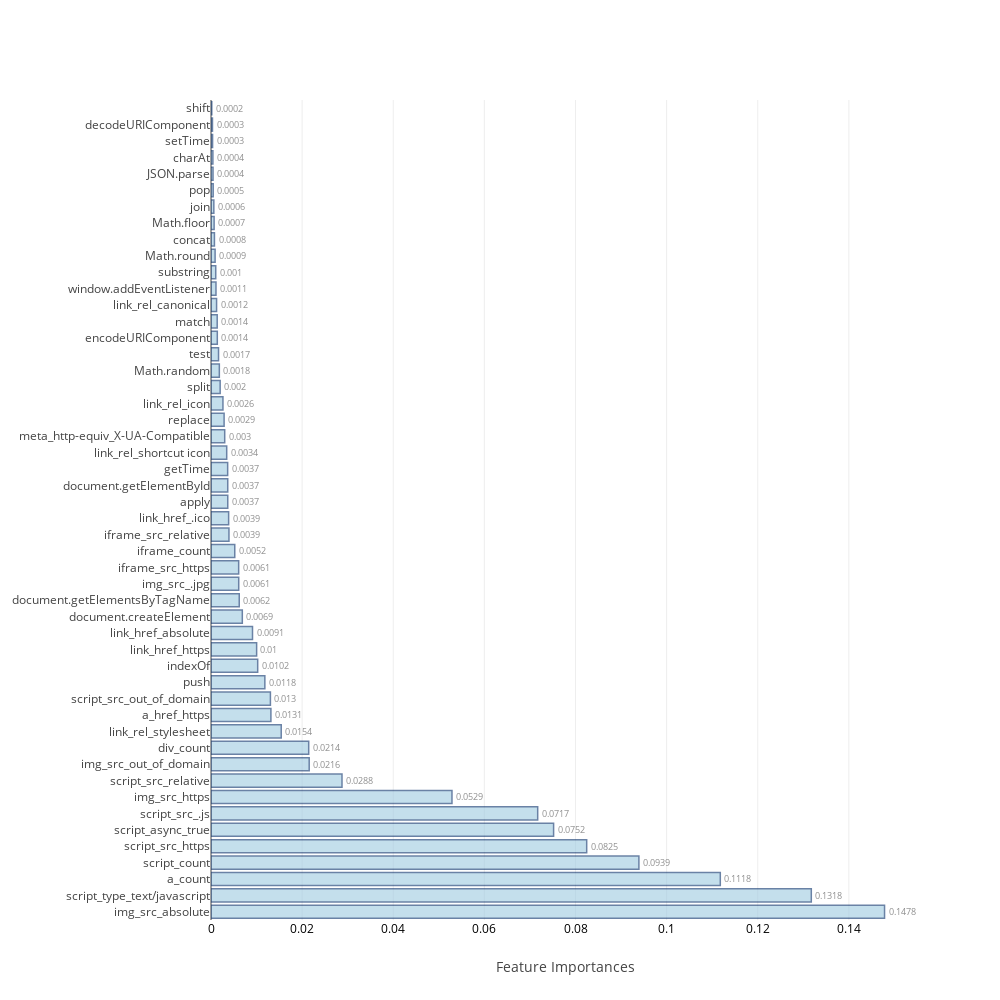
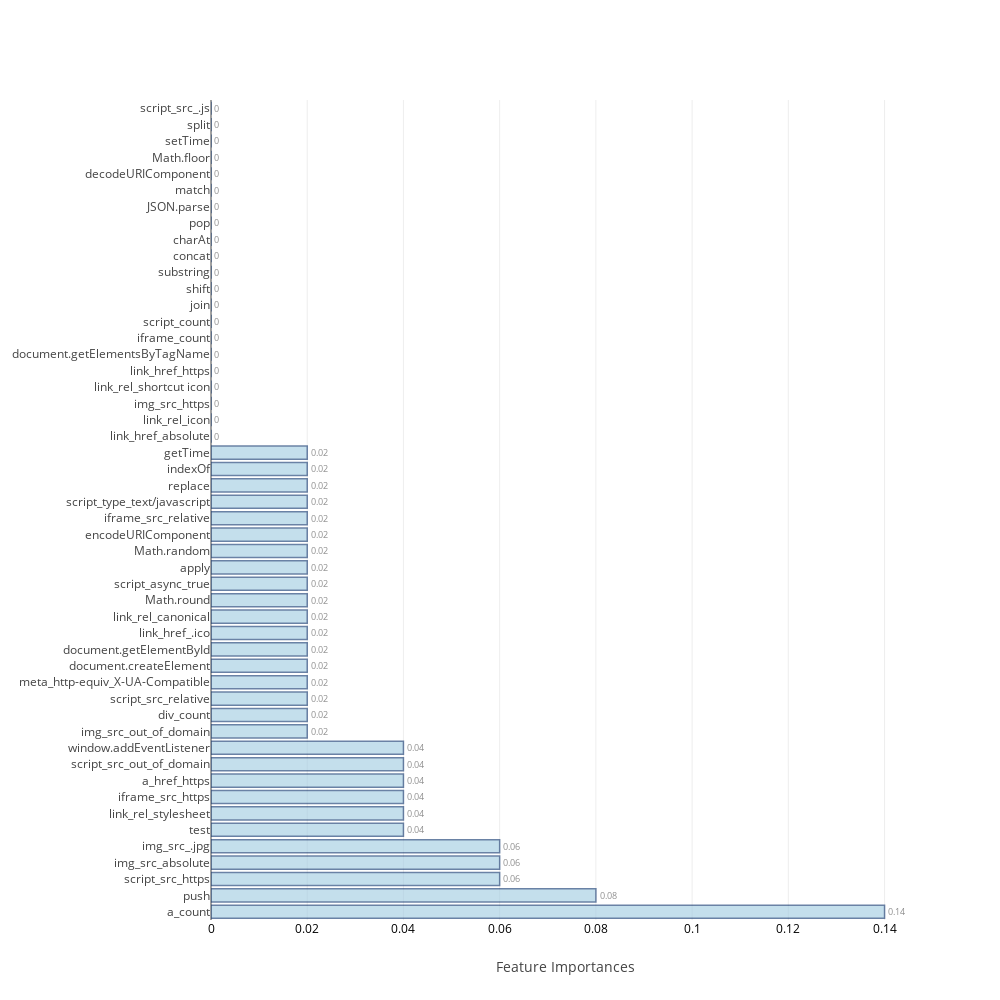

Source (notebook cell) for these figures, in order:
### Code cell
feat_imp=[None]*4
j=0
for i in range(0,8):
    if i>=2 and i<=5:
        model,cm_train,cm_test,acc_train,acc_test,roc_auc,feat_imp[j],mcc=f[i](X_train,Y_train,scaled_X_test,test_Y,columns)
        j=j+1
    else:
        model,cm_train,cm_test,acc_train,acc_test,roc_auc,mcc=f[i](X_train,Y_train,scaled_X_test,test_Y)
    table_80_80_train.loc[i]=   ([acc_train,cm_train.TP,cm_train.TN,cm_train.FP,cm_train.FN,cm_train.FPR,cm_train.FNR])
    table_80_80_test.loc[i] =   ([acc_test ,cm_test.TP, cm_test.TN, cm_test.FP, cm_test.FN, cm_test.FPR, cm_test.FNR,roc_auc,mcc])
    print("\n")

### Figure 1 — Plotly figure (JSON) as saved in the notebook; plotly's stock layout.template omitted (floating-point values rounded to 4 significant figures)
{"data": [{"marker": {"color": "rgb(158,202,225)", "line": {"color": "rgb(8,48,107)", "width": 1.5}}, "opacity": 0.6, "orientation": "h", "text": [0.1478, 0.1318, 0.1118, 0.0939, 0.0825, 0.0752, 0.0717, 0.0529, 0.0288, 0.0216, 0.0214, 0.0154, 0.0131, 0.013, 0.0118, 0.0102, 0.01, 0.0091, 0.0069, 0.0062, 0.0061, 0.0061, 0.0052, 0.0039, 0.0039, 0.0037, 0.0037, 0.0037, 0.0034, 0.003, 0.0029, 0.0026, 0.002, 0.0018, 0.0017, 0.0014, 0.0014, 0.0012, 0.0011, 0.001, 0.0009, 0.0008, 0.0007, 0.0006, 0.0005, 0.0004, 0.0004, 0.0003, 0.0003, 0.0002], "textposition": "outside", "type": "bar", "uid": "edac5b56-43ef-4cc6-8d31-c5d7aa822867", "x": [0.1478, 0.1318, 0.1118, 0.09392, 0.08246, 0.07519, 0.0717, 0.05289, 0.02875, 0.02155, 0.02144, 0.01541, 0.01315, 0.01304, 0.01182, 0.01025, 0.01001, 0.009111, 0.006873, 0.006198, 0.006085, 0.006073, 0.005216, 0.003939, 0.003872, 0.003676, 0.003675, 0.003657, 0.003445, 0.003008, 0.002876, 0.002621, 0.002011, 0.001829, 0.001653, 0.001383, 0.001362, 0.001226, 0.00109, 0.001041, 0.0009007, 0.0007557, 0.000684, 0.0006205, 0.0004779, 0.0004438, 0.0004126, 0.0003458, 0.0003219, 0.0001732], "y": ["img_src_absolute", "script_type_text/javascript", "a_count", "script_count", "script_src_https", "script_async_true", "script_src_.js", "img_src_https", "script_src_relative", "img_src_out_of_domain", "div_count", "link_rel_stylesheet", "a_href_https", "script_src_out_of_domain", "push", "indexOf", "link_href_https", "link_href_absolute", "document.createElement", "document.getElementsByTagName", "img_src_.jpg", "iframe_src_https", "iframe_count", "iframe_src_relative", "link_href_.ico", "apply", "document.getElementById", "getTime", "link_rel_shortcut icon", "meta_http-equiv_X-UA-Compatible", "replace", "link_rel_icon", "split", "Math.random", "test", "encodeURIComponent", "match", "link_rel_canonical", "window.addEventListener", "substring", "Math.round", "concat", "Math.floor", "join", "pop", "JSON.parse", "charAt", "setTime", "decodeURIComponent", "shift"]}], "layout": {"autosize": false, "height": 1000, "width": 1000, "xaxis": {"tickfont": {"color": "black", "size": 12}, "title": "Feature Importances"}, "yaxis": {"automargin": true}}}

### Figure 2 — Plotly figure (JSON) as saved in the notebook; plotly's stock layout.template omitted (floating-point values rounded to 4 significant figures)
{"data": [{"marker": {"color": "rgb(158,202,225)", "line": {"color": "rgb(8,48,107)", "width": 1.5}}, "opacity": 0.6, "orientation": "h", "text": [0.14, 0.08, 0.06, 0.06, 0.06, 0.04, 0.04, 0.04, 0.04, 0.04, 0.04, 0.02, 0.02, 0.02, 0.02, 0.02, 0.02, 0.02, 0.02, 0.02, 0.02, 0.02, 0.02, 0.02, 0.02, 0.02, 0.02, 0.02, 0.02, 0, 0, 0, 0, 0, 0, 0, 0, 0, 0, 0, 0, 0, 0, 0, 0, 0, 0, 0, 0, 0], "textposition": "outside", "type": "bar", "uid": "b4e9896a-327f-4a20-96f5-8fa89376d8bb", "x": [0.14, 0.08, 0.06, 0.06, 0.06, 0.04, 0.04, 0.04, 0.04, 0.04, 0.04, 0.02, 0.02, 0.02, 0.02, 0.02, 0.02, 0.02, 0.02, 0.02, 0.02, 0.02, 0.02, 0.02, 0.02, 0.02, 0.02, 0.02, 0.02, 0, 0, 0, 0, 0, 0, 0, 0, 0, 0, 0, 0, 0, 0, 0, 0, 0, 0, 0, 0, 0], "y": ["a_count", "push", "script_src_https", "img_src_absolute", "img_src_.jpg", "test", "link_rel_stylesheet", "iframe_src_https", "a_href_https", "script_src_out_of_domain", "window.addEventListener", "img_src_out_of_domain", "div_count", "script_src_relative", "meta_http-equiv_X-UA-Compatible", "document.createElement", "document.getElementById", "link_href_.ico", "link_rel_canonical", "Math.round", "script_async_true", "apply", "Math.random", "encodeURIComponent", "iframe_src_relative", "script_type_text/javascript", "replace", "indexOf", "getTime", "link_href_absolute", "link_rel_icon", "img_src_https", "link_rel_shortcut icon", "link_href_https", "document.getElementsByTagName", "iframe_count", "script_count", "join", "shift", "substring", "concat", "charAt", "pop", "JSON.parse", "match", "decodeURIComponent", "Math.floor", "setTime", "split", "script_src_.js"]}], "layout": {"autosize": false, "height": 1000, "width": 1000, "xaxis": {"tickfont": {"color": "black", "size": 12}, "title": "Feature Importances"}, "yaxis": {"automargin": true}}}
